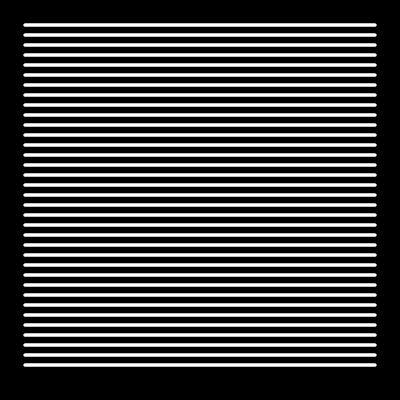
Frame 1 (no input)
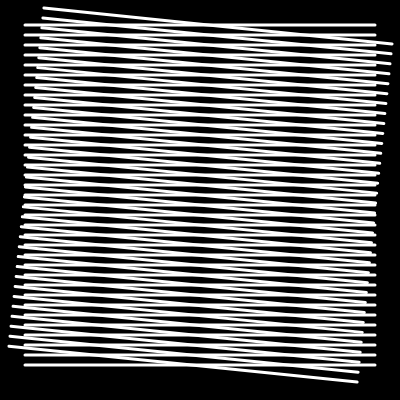
Frame 60 (no input)
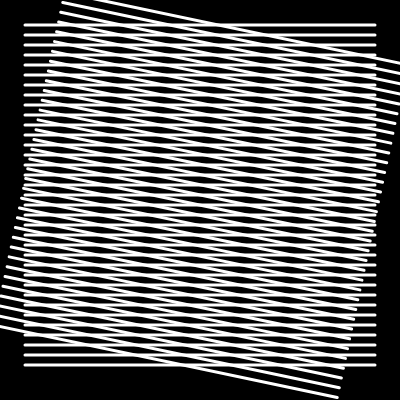
Frame 120 (the mouse pressed at the canvas centre since frame 60)

The p5.js sketch that drew these frames (run headless with seeded random() and noise() and a simulated clock; from frame 60 on, the mouse is pressed at the canvas centre):

// p5.js sketch
// ── sketch.js
var count = 0;

function setup(){
  createCanvas(400, 400);
  strokeWeight(3);
  stroke(255, 255, 255);
}

function draw(){
  background(0);
  translate(width/2, height/2);
  for(var i = 0; i < 35; i++){
    line(-175, -175 + i * 10, 175, -175 + i * 10);
  }

  push();
  rotate(radians(count));
  for(var i = 0; i < 35; i++){
    line(-175, -175 + i * 10, 175, -175 + i * 10);
  }
  pop();

  count = count + 0.1;
}
